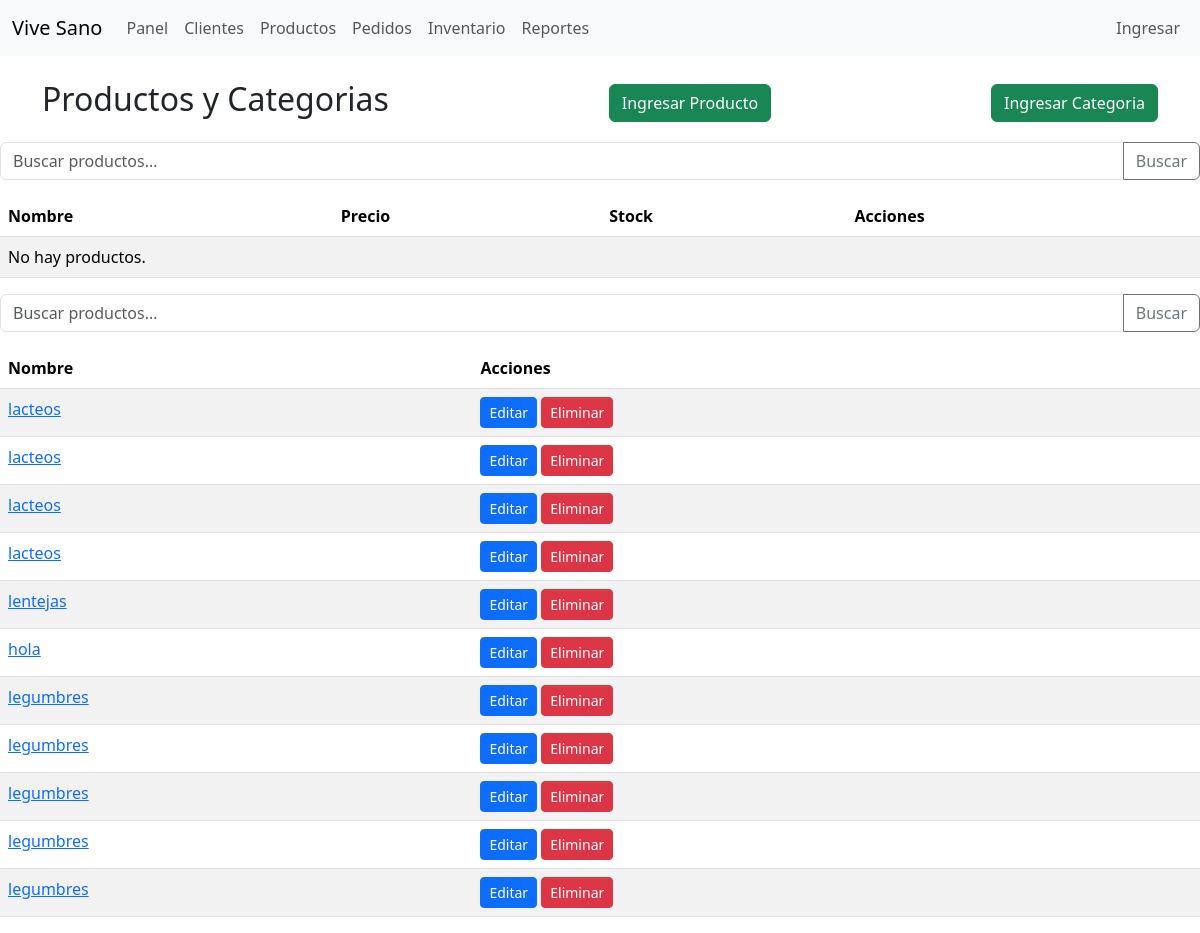
Page /productos/listaProductos/ on the earlier database version.
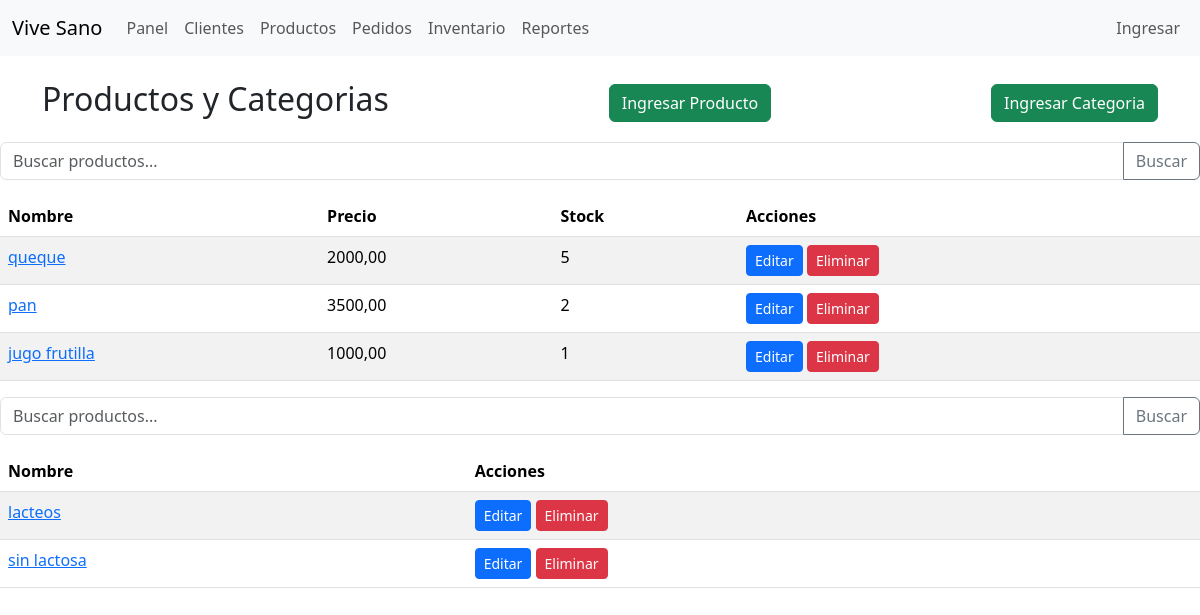
Same page on the later database version.
### producto/models.py (models this page shows, shortened)
class CategoriaProducto(models.Model):
    nombre_categoria = models.CharField(max_length = 100)

class Producto(models.Model):
    nombre_producto = models.CharField(max_length=100, null = False, blank = False)
    precio_producto = models.DecimalField(max_digits=10, decimal_places=2, null = False, blank = False)
    stock_producto = models.IntegerField(null = False, blank = False)
    fecha_vencimiento_producto = models.DateField(null = True, blank = True)
    descripcion_producto = models.TextField(null = True, blank = True)
    categoria_producto = models.ForeignKey(CategoriaProducto, on_delete = models.CASCADE, null=True)

### producto/views.py (the view)
# urls.py: path('listaProductos/', views.lista_productos, name = 'lista_productos'),
def lista_productos(request):
    productos = Producto.objects.all()
    categorias = CategoriaProducto.objects.all()
    return render(request, 'producto/listaProductos.html', {'productos': productos, 'categorias': categorias})

### producto/templates/producto/listaProductos.html (shortened to what this page needs)
{% extends 'base.html' %}
{% load static %}
{% block content %}
<div class="d-flex justify-content-between align-items-center">
    <h2>Productos y Categorias</h2>
    <a class="btn btn-success" href="/productos/ingresarProducto">Ingresar Producto</a>
    <a class="btn btn-success" href="/productos/ingresarCategoria">Ingresar Categoria</a>
</div>
</div>
<form class="mt-3 mb-3">
    <div class="input-group">
        <input name="busqueda" value="{{ busqueda }}" class="form-control" placeholder="Buscar productos...">
        <button class="btn btn-outline-secondary" type="submit">Buscar</button>
    </div>
</form>
<table class="table table-striped">
    <thead>
        <tr>
            <th>Nombre</th>
            <th>Precio</th>
            <th>Stock</th>
            <th>Acciones</th>
        </tr>
    </thead>
    <tbody>
        {% for p in productos %}
        <tr>
            <td><a href="">{{ p.nombre_producto }}</a></td>
            <td>{{ p.precio_producto }}</td>
            <td>{{ p.stock_producto }}</td>
            <td>
                <a class="btn btn-sm btn-primary" href="">Editar</a>
                <a class="btn btn-sm btn-danger" href="{% url 'eliminar_producto' p.id %}">Eliminar</a>
            </td>
        </tr>
        {% empty %}
        <tr><td colspan="4">No hay productos.</td></tr>
        {% endfor %}
    </tbody>
</table>
<form class="mt-3 mb-3">
    <div class="input-group">
        <input name="busqueda" value="{{ busqueda }}" class="form-control" placeholder="Buscar productos...">
        <button class="btn btn-outline-secondary" type="submit">Buscar</button>
    </div>
</form>
<table class="table table-striped">
    <thead>
        <tr>
            <th>Nombre</th>
            <th>Acciones</th>
        </tr>
    </thead>
    <tbody>
        {% for c in categorias %}
        <tr>
            <td><a href="">{{ c.nombre_categoria }}</a></td>
            <td>
                <a class="btn btn-sm btn-primary" href="">Editar</a>
                <a class="btn btn-sm btn-danger" href="{% url 'eliminar_categoria' c.id %}">Eliminar</a>
            </td>
        </tr>
        {% empty %}
        <tr><td colspan="4">No hay categorias.</td></tr>
        {% endfor %}
    </tbody>
</table>
{% endblock %}

### templates/base.html (shortened to what this page needs)
{% load static %}
<!DOCTYPE html>
<html lang="en">
<head>
    <link href="https://cdn.jsdelivr.net/npm/bootstrap@5.3.2/dist/css/bootstrap.min.css" rel="stylesheet">
</head>
<body>
    <nav class="navbar navbar-expand-lg navbar-light bg-light">
        <div class="container-fluid">
            <a class="navbar-brand" href="/">Vive Sano</a>
            <div class="collapse navbar-collapse" id="navbarNav">
                <ul class="navbar-nav me-auto mb-2 mb-lg-0">
                    <li class="nav-item"><a class="nav-link" href="/home">Panel</a></li>
                    <li class="nav-item"><a class="nav-link" href="/clientes/listaClientes">Clientes</a></li>
                    <li class="nav-item"><a class="nav-link" href="/productos/listaProductos">Productos</a></li>
                    <li class="nav-item"><a class="nav-link" href="">Pedidos</a></li>
                    <li class="nav-item"><a class="nav-link" href="">Inventario</a></li>
                    <li class="nav-item"><a class="nav-link" href="">Reportes</a></li>
                </ul>
                <ul class="navbar-nav">
                    {% if user.is_authenticated %}
                        <li class="nav-item"><a class="nav-link" href="#">{{ user.username }}</a></li>
                        <li class="nav-item"><a class="nav-link" href="">Salir</a></li>
                    {% else %}
                        <li class="nav-item"><a class="nav-link" href="">Ingresar</a></li>
                    {% endif %}
                </ul>
            </div>
        </div>
    </nav>
    <div class="container mt-4">
        {% block content %}{% endblock %}
</body>
</html>

Differences in the rows shown:
removed CategoriaProducto: nombre_categoria "lacteos"
removed CategoriaProducto: nombre_categoria "lacteos"
removed CategoriaProducto: nombre_categoria "lentejas"
removed CategoriaProducto: nombre_categoria "hola"
removed CategoriaProducto: nombre_categoria "legumbres"
removed CategoriaProducto: nombre_categoria "legumbres"
removed CategoriaProducto: nombre_categoria "legumbres"
removed CategoriaProducto: nombre_categoria "legumbres"
removed CategoriaProducto: nombre_categoria "legumbres"
added Producto: nombre_producto "queque", precio_producto "2000,00", stock_producto "5"
added Producto: nombre_producto "pan", precio_producto "3500,00", stock_producto "2"
added Producto: nombre_producto "jugo frutilla", precio_producto "1000,00", stock_producto "1"
changed CategoriaProducto: nombre_categoria "lacteos" → "sin lactosa"
Other differences:
text no longer shown: "No hay productos."
